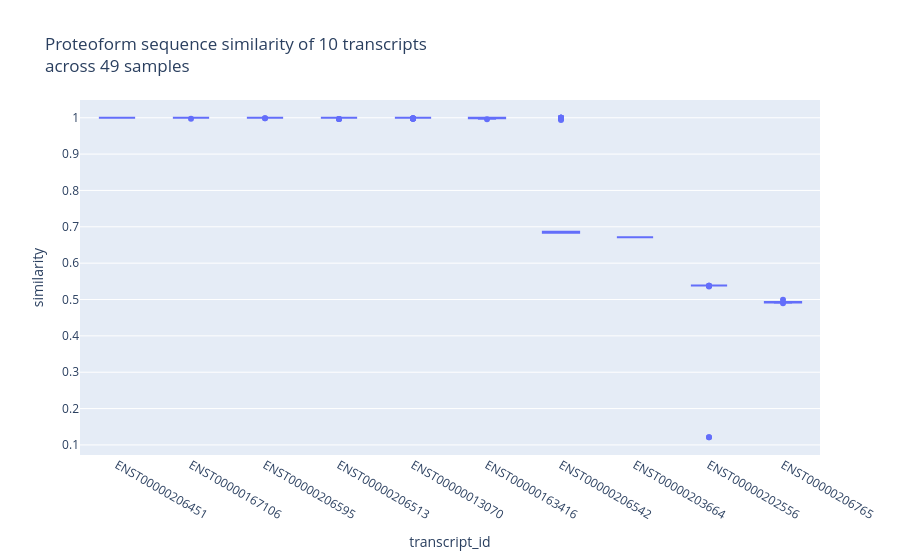

Notebook source saved alongside this figure:
### Code cell
aa_seqs = get_aa_seqs(results_all)
seq_similarity_df = get_sequence_similarity(results_all, aa_seqs=aa_seqs)
seq_similarity_df.similarity.describe()
seq_similarity_df['similarity_mean'] = seq_similarity_df.groupby('transcript_id')['similarity'].transform('mean')

# plot similarity as boxplot, grouped by transcript
import plotly.express as px
fig = px.box(seq_similarity_df.sort_values(by="similarity_mean", ascending=False),
            x="transcript_id", y="similarity", 
            title=f"Proteoform sequence similarity of {seq_similarity_df.transcript_id.nunique()} transcripts<br>across {len(set(seq_similarity_df.index))} samples")
fig.show()

### Figure 1 — Plotly figure (JSON) as saved in the notebook; plotly's stock layout.template omitted (floating-point values rounded to 4 significant figures; data arrays with more than 128 entries replaced by an {"elided": "..."} marker saying what was removed)
{"data": [{"alignmentgroup": "True", "hovertemplate": "transcript_id=%{x}<br>similarity=%{y}<extra></extra>", "legendgroup": "", "marker": {"color": "#636efa"}, "name": "", "notched": false, "offsetgroup": "", "orientation": "v", "showlegend": false, "type": "box", "x": {"elided": "980 str values"}, "x0": " ", "xaxis": "x", "y": {"elided": "980 float values"}, "y0": " ", "yaxis": "y"}], "layout": {"boxmode": "group", "legend": {"tracegroupgap": 0}, "title": {"text": "Proteoform sequence similarity of 10 transcripts<br>across 49 samples"}, "xaxis": {"anchor": "y", "domain": [0, 1], "title": {"text": "transcript_id"}}, "yaxis": {"anchor": "x", "domain": [0, 1], "title": {"text": "similarity"}}}}
